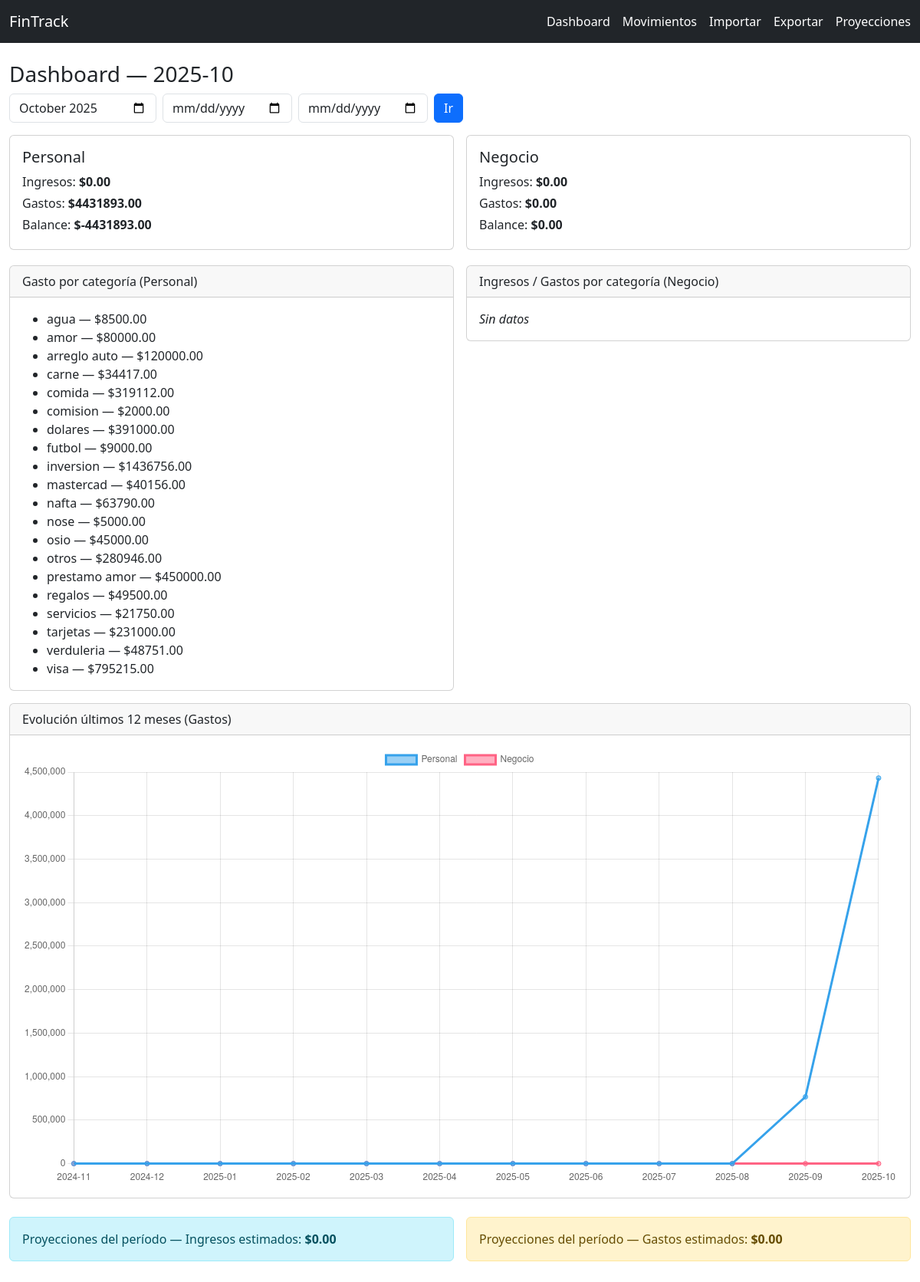
The page / on the database its author committed.
### app.py (models this page shows)
class Category(db.Model):
    id = db.Column(db.Integer, primary_key=True)
    name = db.Column(db.String(100), unique=True, nullable=False)

### app.py (the view)
@app.route('/')
def dashboard():
    month = request.args.get('month')  # YYYY-MM
    start_str = request.args.get('start')
    end_str = request.args.get('end')
    if start_str and end_str:
        start = to_date(start_str)
        end = to_date(end_str) + timedelta(days=1)
        title_suffix = f"{start.isoformat()} a { (end - timedelta(days=1)).isoformat()}"
    else:
        if not month:
            month = f"{date.today().year:04d}-{date.today().month:02d}"
        start, end = month_bounds(month)
        title_suffix = month
    totals = (
        db.session.query(
            Transaction.scope,
            func.sum(case((Transaction.direction == 'in', Transaction.amount), else_=0)).label('ingresos'),
            func.sum(case((Transaction.direction == 'out', Transaction.amount), else_=0)).label('gastos')
        )
        .filter(Transaction.date >= start, Transaction.date < end)
        .group_by(Transaction.scope)
        .all()
    )
    personal = {'ing': 0.0, 'gas': 0.0}
    negocio = {'ing': 0.0, 'gas': 0.0}
    for scope, ing, gas in totals:
        if scope == 'personal':
            personal['ing'] = float(ing or 0)
            personal['gas'] = float(gas or 0)
        elif scope == 'negocio':
            negocio['ing'] = float(ing or 0)
            negocio['gas'] = float(gas or 0)
    cat_personal = (
        db.session.query(Category.name, func.sum(Transaction.amount))
        .join(Transaction.category)
        .filter(Transaction.scope=='personal', Transaction.direction=='out',
                Transaction.date>=start, Transaction.date<end)
        .group_by(Category.name).all()
    )
    cat_business = (
        db.session.query(Category.name,
                         func.sum(case((Transaction.direction=='in', Transaction.amount), else_=0)).label('ing'),
                         func.sum(case((Transaction.direction=='out', Transaction.amount), else_=0)).label('gas'))
        .join(Transaction.category)
        .filter(Transaction.scope=='negocio', Transaction.date>=start, Transaction.date<end)
        .group_by(Category.name).all()
    )
    series_labels, series_personal, series_negocio = [], [], []
    today = date.today().replace(day=1)
    for i in range(11, -1, -1):
        ym = today - timedelta(days=30*i)
        y, m = ym.year, ym.month
        s = date(y, m, 1)
        e = date(y + (m==12), (m % 12) + 1, 1)
        series_labels.append(f"{y}-{m:02d}")
        p = db.session.query(func.sum(Transaction.amount)).filter(
            Transaction.scope=='personal', Transaction.direction=='out',
            Transaction.date>=s, Transaction.date<e).scalar() or 0
        n = db.session.query(func.sum(Transaction.amount)).filter(
            Transaction.scope=='negocio', Transaction.direction=='out',
            Transaction.date>=s, Transaction.date<e).scalar() or 0
        series_personal.append(float(p))
        series_negocio.append(float(n))
    proj_in = db.session.query(func.sum(Projection.amount)).filter(
        Projection.direction=='in', Projection.date>=start, Projection.date<end).scalar() or 0
    proj_out = db.session.query(func.sum(Projection.amount)).filter(
        Projection.direction=='out', Projection.date>=start, Projection.date<end).scalar() or 0
    return render_template('dashboard.html',
        title_suffix=title_suffix,
        month=month or "",
        personal=personal, negocio=negocio,
        cat_personal=cat_personal, cat_business=cat_business,
        series_labels=series_labels, series_personal=series_personal, series_negocio=series_negocio,
        proj_in=float(proj_in or 0), proj_out=float(proj_out or 0)
    )

### app.py (called while the page is built)
def month_bounds(ym):
    try:
        y, m = map(int, ym.split('-'))
        start = date(y, m, 1)
        end = date(y + (m==12), (m % 12) + 1, 1)
        return start, end
    except Exception:
        today = date.today()
        start = date(today.year, today.month, 1)
        end = date(today.year + (today.month==12), (today.month % 12) + 1, 1)
        return start, end

### templates/dashboard.html
{% extends "base.html" %}
{% block content %}
<h3>Dashboard — {{ title_suffix }}</h3>
<form class="row g-2 mb-3" action="{{ url_for('dashboard') }}">
  <div class="col-auto">
    <input type="month" name="month" class="form-control" value="{{ month or '' }}">
  </div>
  <div class="col-auto">
    <input type="date" name="start" class="form-control" placeholder="Desde (opcional)">
  </div>
  <div class="col-auto">
    <input type="date" name="end" class="form-control" placeholder="Hasta (opcional)">
  </div>
  <div class="col-auto">
    <button class="btn btn-primary">Ir</button>
  </div>
</form>
<div class="row g-3">
  <div class="col-md-6">
    <div class="card">
      <div class="card-body">
        <h5>Personal</h5>
        <p class="mb-1">Ingresos: <strong>${{ '%.2f'|format(personal.ing) }}</strong></p>
        <p class="mb-1">Gastos: <strong>${{ '%.2f'|format(personal.gas) }}</strong></p>
        <p class="mb-1">Balance: <strong>${{ '%.2f'|format(personal.ing - personal.gas) }}</strong></p>
      </div>
    </div>
  </div>
  <div class="col-md-6">
    <div class="card">
      <div class="card-body">
        <h5>Negocio</h5>
        <p class="mb-1">Ingresos: <strong>${{ '%.2f'|format(negocio.ing) }}</strong></p>
        <p class="mb-1">Gastos: <strong>${{ '%.2f'|format(negocio.gas) }}</strong></p>
        <p class="mb-1">Balance: <strong>${{ '%.2f'|format(negocio.ing - negocio.gas) }}</strong></p>
      </div>
    </div>
  </div>
</div>
<div class="row g-3 mt-1">
  <div class="col-md-6">
    <div class="card">
      <div class="card-header">Gasto por categoría (Personal)</div>
      <div class="card-body">
        {% if cat_personal %}
          <ul class="mb-0">
          {% for name, total in cat_personal %}
            <li>{{ name }} — ${{ '%.2f'|format(total or 0) }}</li>
          {% endfor %}
          </ul>
        {% else %}
          <em>Sin datos</em>
        {% endif %}
      </div>
    </div>
  </div>
  <div class="col-md-6">
    <div class="card">
      <div class="card-header">Ingresos / Gastos por categoría (Negocio)</div>
      <div class="card-body">
        {% if cat_business %}
          <canvas id="bizChart"></canvas>
          <script>
            const bizLabels = {{ cat_business|map(attribute=0)|list|tojson }};
            const bizIn = {{ cat_business|map(attribute=1)|list|tojson }};
            const bizOut = {{ cat_business|map(attribute=2)|list|tojson }};
            new Chart(document.getElementById('bizChart'), {
              type: 'bar',
              data: {labels: bizLabels, datasets:[
                {label:'Ingresos', data: bizIn},
                {label:'Gastos', data: bizOut}
              ]}
            });
          </script>
        {% else %}
          <em>Sin datos</em>
        {% endif %}
      </div>
    </div>
  </div>
</div>
<div class="card mt-3">
  <div class="card-header">Evolución últimos 12 meses (Gastos)</div>
  <div class="card-body">
    <canvas id="evoChart"></canvas>
    <script>
      const evoLabels = {{ series_labels|tojson }};
      const evoP = {{ series_personal|tojson }};
      const evoN = {{ series_negocio|tojson }};
      new Chart(document.getElementById('evoChart'), {
        type: 'line',
        data: {labels: evoLabels, datasets:[
          {label:'Personal', data:evoP},
          {label:'Negocio', data:evoN}
        ]}
      });
    </script>
  </div>
</div>
<div class="row g-3 mt-2">
  <div class="col-md-6">
    <div class="alert alert-info">Proyecciones del período — Ingresos estimados: <strong>${{ '%.2f'|format(proj_in) }}</strong></div>
  </div>
  <div class="col-md-6">
    <div class="alert alert-warning">Proyecciones del período — Gastos estimados: <strong>${{ '%.2f'|format(proj_out) }}</strong></div>
  </div>
</div>
{% endblock %}

### templates/base.html (shortened to what this page needs)
<!doctype html>
<html lang="es">
<head>
  <link href="https://cdn.jsdelivr.net/npm/bootstrap@5.3.3/dist/css/bootstrap.min.css" rel="stylesheet">
</head>
<body>
<nav class="navbar navbar-dark bg-dark">
  <div class="container-fluid">
    <a class="navbar-brand" href="{{ url_for('dashboard') }}">FinTrack</a>
    <ul class="navbar-nav flex-row gap-3">
      <li class="nav-item"><a class="nav-link text-white" href="{{ url_for('dashboard') }}">Dashboard</a></li>
      <li class="nav-item"><a class="nav-link text-white" href="{{ url_for('transactions') }}">Movimientos</a></li>
      <li class="nav-item"><a class="nav-link text-white" href="{{ url_for('import_csv') }}">Importar</a></li>
      <li class="nav-item"><a class="nav-link text-white" href="{{ url_for('export_csv') }}">Exportar</a></li>
      <li class="nav-item"><a class="nav-link text-white" href="{{ url_for('projections_list') }}">Proyecciones</a></li>
    </ul>
  </div>
</nav>
<div class="container container-narrow my-4">
  {% block content %}{% endblock %}
</div>
</body>
</html>

### templates/base.html (style rules this page uses)
.container-narrow { max-width:1200px }

### rows shown on the page
Category: name "agua", total "8500.00"
Category: name "amor", total "80000.00"
Category: name "arreglo auto", total "120000.00"
Category: name "carne", total "34417.00"
Category: name "comida", total "319112.00"
Category: name "comision", total "2000.00"
Category: name "dolares", total "391000.00"
Category: name "futbol", total "9000.00"
Category: name "inversion", total "1436756.00"
Category: name "mastercad", total "40156.00"
Category: name "nafta", total "63790.00"
Category: name "nose", total "5000.00"
Category: name "osio", total "45000.00"
Category: name "otros", total "280946.00"
Category: name "prestamo amor", total "450000.00"
Category: name "regalos", total "49500.00"
Category: name "servicios", total "21750.00"
Category: name "tarjetas", total "231000.00"
Category: name "verduleria", total "48751.00"
Category: name "visa", total "795215.00"

### other values the page prints
{{ title_suffix }} "2025-10"
{{ '%.2f'|format(personal.ing) }} "0.00"
{{ '%.2f'|format(personal.gas) }} "4431893.00"
{{ '%.2f'|format(personal.ing - personal.gas) }} "-4431893.00"
{{ '%.2f'|format(negocio.ing) }} "0.00"
{{ '%.2f'|format(negocio.gas) }} "0.00"
{{ '%.2f'|format(negocio.ing - negocio.gas) }} "0.00"
{{ '%.2f'|format(proj_in) }} "0.00"
{{ '%.2f'|format(proj_out) }} "0.00"
chart data {{ series_labels|tojson }} ["2024-11", "2024-12", "2025-01", "2025-02", "2025-03", "2025-04", "2025-05", "2025-06", "2025-07", "2025-08", "2025-09", "2025-10"]
chart data {{ series_personal|tojson }} [0.0, 0.0, 0.0, 0.0, 0.0, 0.0, 0.0, 0.0, 0.0, 0.0, 767703.0, 4431893.0]
chart data {{ series_negocio|tojson }} [0.0, 0.0, 0.0, 0.0, 0.0, 0.0, 0.0, 0.0, 0.0, 0.0, 0.0, 0.0]
